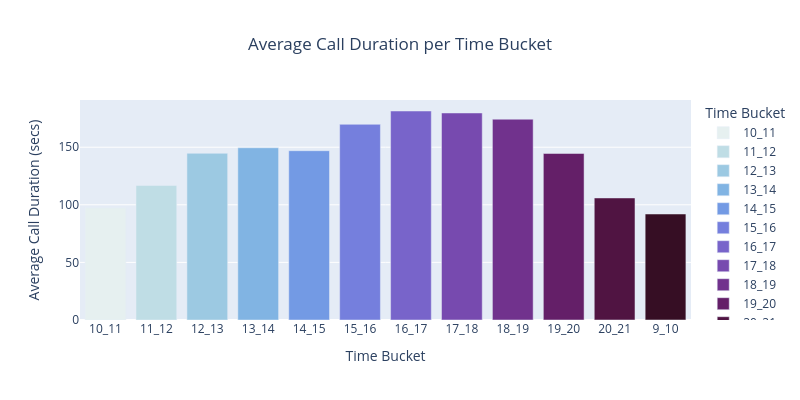

Here is the notebook cell this chart was saved with:
### Markdown cell above
### DATA ANALYTICS TASKS

### Code cell
#1. Average Call Duration

# Calculate the average call duration per time bucket
average_duration = df_cleaned.groupby('Time_Bucket')['Call_Seconds(secs)'].mean().reset_index()

# Visualize the average call duration
fig1 = px.bar(average_duration, x='Time_Bucket', y='Call_Seconds(secs)',
             labels={'Call_Seconds(secs)': 'Average Call Duration (secs)', 'Time_Bucket': 'Time Bucket'},
             title='Average Call Duration per Time Bucket',
            color='Time_Bucket',
             color_discrete_sequence=px.colors.sequential.dense)
# Update the layout to reduce width
fig1.update_layout(
    width=800,  # Adjust the width here
    height=400,  # You can also adjust the height if needed
    title=dict(x=0.5),  # Centering the title
    legend=dict(title="Time Bucket")
)
fig1.show()

### Figure 1 — Plotly figure (JSON) as saved in the notebook; plotly's stock layout.template omitted (floating-point values rounded to 4 significant figures)
{"data": [{"alignmentgroup": "True", "hovertemplate": "Time Bucket=%{x}<br>Average Call Duration (secs)=%{y}<extra></extra>", "legendgroup": "10_11", "marker": {"color": "rgb(230, 240, 240)", "pattern": {"shape": ""}}, "name": "10_11", "offsetgroup": "10_11", "orientation": "v", "showlegend": true, "textposition": "auto", "type": "bar", "x": ["10_11"], "xaxis": "x", "y": [97.42], "yaxis": "y"}, {"alignmentgroup": "True", "hovertemplate": "Time Bucket=%{x}<br>Average Call Duration (secs)=%{y}<extra></extra>", "legendgroup": "11_12", "marker": {"color": "rgb(191, 221, 229)", "pattern": {"shape": ""}}, "name": "11_12", "offsetgroup": "11_12", "orientation": "v", "showlegend": true, "textposition": "auto", "type": "bar", "x": ["11_12"], "xaxis": "x", "y": [116.8], "yaxis": "y"}, {"alignmentgroup": "True", "hovertemplate": "Time Bucket=%{x}<br>Average Call Duration (secs)=%{y}<extra></extra>", "legendgroup": "12_13", "marker": {"color": "rgb(156, 201, 226)", "pattern": {"shape": ""}}, "name": "12_13", "offsetgroup": "12_13", "orientation": "v", "showlegend": true, "textposition": "auto", "type": "bar", "x": ["12_13"], "xaxis": "x", "y": [144.7], "yaxis": "y"}, {"alignmentgroup": "True", "hovertemplate": "Time Bucket=%{x}<br>Average Call Duration (secs)=%{y}<extra></extra>", "legendgroup": "13_14", "marker": {"color": "rgb(129, 180, 227)", "pattern": {"shape": ""}}, "name": "13_14", "offsetgroup": "13_14", "orientation": "v", "showlegend": true, "textposition": "auto", "type": "bar", "x": ["13_14"], "xaxis": "x", "y": [149.5], "yaxis": "y"}, {"alignmentgroup": "True", "hovertemplate": "Time Bucket=%{x}<br>Average Call Duration (secs)=%{y}<extra></extra>", "legendgroup": "14_15", "marker": {"color": "rgb(115, 154, 228)", "pattern": {"shape": ""}}, "name": "14_15", "offsetgroup": "14_15", "orientation": "v", "showlegend": true, "textposition": "auto", "type": "bar", "x": ["14_15"], "xaxis": "x", "y": [147.0], "yaxis": "y"}, {"alignmentgroup": "True", "hovertemplate": "Time Bucket=%{x}<br>Average Call Duration (secs)=%{y}<extra></extra>", "legendgroup": "15_16", "marker": {"color": "rgb(117, 127, 221)", "pattern": {"shape": ""}}, "name": "15_16", "offsetgroup": "15_16", "orientation": "v", "showlegend": true, "textposition": "auto", "type": "bar", "x": ["15_16"], "xaxis": "x", "y": [169.9], "yaxis": "y"}, {"alignmentgroup": "True", "hovertemplate": "Time Bucket=%{x}<br>Average Call Duration (secs)=%{y}<extra></extra>", "legendgroup": "16_17", "marker": {"color": "rgb(120, 100, 202)", "pattern": {"shape": ""}}, "name": "16_17", "offsetgroup": "16_17", "orientation": "v", "showlegend": true, "textposition": "auto", "type": "bar", "x": ["16_17"], "xaxis": "x", "y": [181.4], "yaxis": "y"}, {"alignmentgroup": "True", "hovertemplate": "Time Bucket=%{x}<br>Average Call Duration (secs)=%{y}<extra></extra>", "legendgroup": "17_18", "marker": {"color": "rgb(119, 74, 175)", "pattern": {"shape": ""}}, "name": "17_18", "offsetgroup": "17_18", "orientation": "v", "showlegend": true, "textposition": "auto", "type": "bar", "x": ["17_18"], "xaxis": "x", "y": [179.7], "yaxis": "y"}, {"alignmentgroup": "True", "hovertemplate": "Time Bucket=%{x}<br>Average Call Duration (secs)=%{y}<extra></extra>", "legendgroup": "18_19", "marker": {"color": "rgb(113, 50, 141)", "pattern": {"shape": ""}}, "name": "18_19", "offsetgroup": "18_19", "orientation": "v", "showlegend": true, "textposition": "auto", "type": "bar", "x": ["18_19"], "xaxis": "x", "y": [174.3], "yaxis": "y"}, {"alignmentgroup": "True", "hovertemplate": "Time Bucket=%{x}<br>Average Call Duration (secs)=%{y}<extra></extra>", "legendgroup": "19_20", "marker": {"color": "rgb(100, 31, 104)", "pattern": {"shape": ""}}, "name": "19_20", "offsetgroup": "19_20", "orientation": "v", "showlegend": true, "textposition": "auto", "type": "bar", "x": ["19_20"], "xaxis": "x", "y": [144.6], "yaxis": "y"}, {"alignmentgroup": "True", "hovertemplate": "Time Bucket=%{x}<br>Average Call Duration (secs)=%{y}<extra></extra>", "legendgroup": "20_21", "marker": {"color": "rgb(80, 20, 66)", "pattern": {"shape": ""}}, "name": "20_21", "offsetgroup": "20_21", "orientation": "v", "showlegend": true, "textposition": "auto", "type": "bar", "x": ["20_21"], "xaxis": "x", "y": [105.9], "yaxis": "y"}, {"alignmentgroup": "True", "hovertemplate": "Time Bucket=%{x}<br>Average Call Duration (secs)=%{y}<extra></extra>", "legendgroup": "9_10", "marker": {"color": "rgb(54, 14, 36)", "pattern": {"shape": ""}}, "name": "9_10", "offsetgroup": "9_10", "orientation": "v", "showlegend": true, "textposition": "auto", "type": "bar", "x": ["9_10"], "xaxis": "x", "y": [92.01], "yaxis": "y"}], "layout": {"barmode": "relative", "height": 400, "legend": {"title": {"text": "Time Bucket"}, "tracegroupgap": 0}, "title": {"text": "Average Call Duration per Time Bucket", "x": 0.5}, "width": 800, "xaxis": {"anchor": "y", "autorange": true, "categoryarray": ["10_11", "11_12", "12_13", "13_14", "14_15", "15_16", "16_17", "17_18", "18_19", "19_20", "20_21", "9_10"], "categoryorder": "array", "domain": [0, 1], "range": [-0.5, 11.5], "title": {"text": "Time Bucket"}, "type": "category"}, "yaxis": {"anchor": "x", "autorange": true, "domain": [0, 1], "range": [0, 191.0], "title": {"text": "Average Call Duration (secs)"}, "type": "linear"}}}
